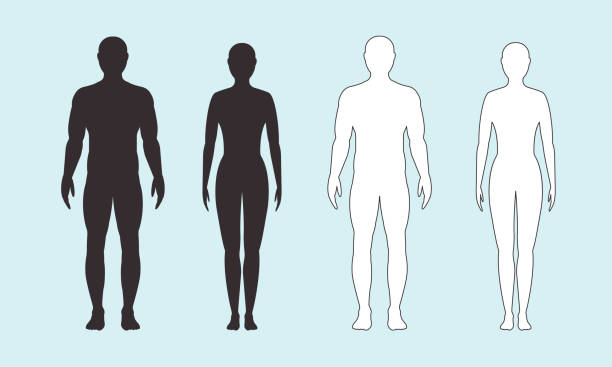
#> input picture experiments/humans.jpg, 612 x 367 px
$ python skeleton.py
#> lines starting #> are read from the running program, lines starting #| are printed output that depends on the picture; after the words box and inside, x2 and y2 are one past the last pixel; in counts of white or black regions, pixels touching at a corner belong together
import cv2
import numpy as np
from pathlib import Path

# Load the image
cwd = Path(__file__).parent
image = cv2.imread(str(cwd / "humans.jpg"))
#> image is the input picture: shape (367, 612, 3); mean B, G, R 219.4, 216, 199

binary = np.ones((np.shape(image)[0], np.shape(image)[1]))
green_screen_sim = image.copy()

for i in range(image.shape[0]):
    for j in range(image.shape[1]):
        if image[i, j, 2] < image[i, j, 0] - 16:
            binary[i, j] = 0
            green_screen_sim[i, j] = [0, 255, 0]
        else:
            binary[i, j] = 1
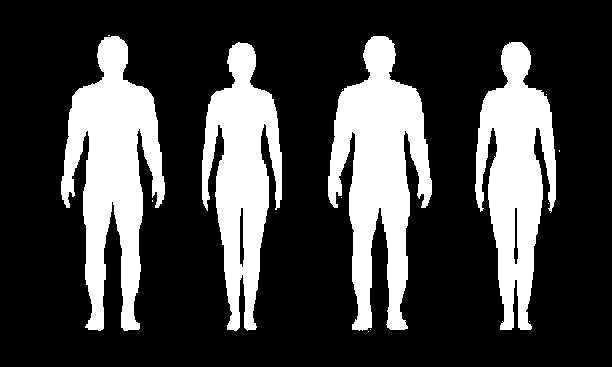
#> binary: shape (367, 612) float64; values 0 (black) and 1 (white), 25.6% white; 14 white regions (10 under 20 px), largest, box (x1, y1, x2, y2) and area: (328, 36, 432, 331) 16138, (61, 36, 165, 331) 15721, (475, 42, 556, 330) 13065, (202, 42, 282, 331) 12587
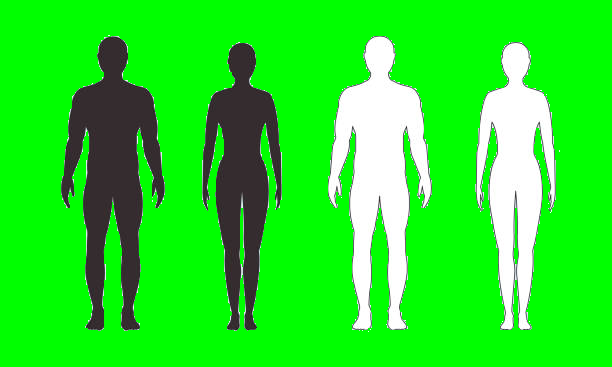
#> green_screen_sim: shape (367, 612, 3); mean B, G, R 38.2, 227.5, 38.6

cv2.imwrite(str(cwd / "human_green_screen.png"), green_screen_sim)
# Save the binary mask as an image
cv2.imwrite(str(cwd / "binary_mask_1bit.png"), binary * 255)


def calculate_A(p):
#> (the run stopped early here; a loop or call above may not have finished)
